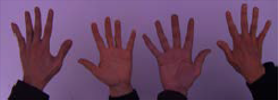
#> input picture VisionArtificial/TP1/white_patch/test_blue.png, 278 x 100 px; its folder holds only this picture in this run
$ jupyter execute TP1-Juan.ipynb
#> lines starting #> are read from the running program, lines starting #| are printed output that depends on the picture
# Ejercicio 1

Corrección de color de las imágenes en `./white_patch` usando un algoritmo *White Patch*

[cell 1]
import cv2
import os
import numpy as np
import matplotlib.pyplot as plt

def white_patch(img):
    """
    Aplica el algoritmo White Patch para corrección de balance de blancos.
    Normaliza cada canal al valor máximo posible (255).
    """
    img = img.astype(np.float32)
    max_vals = img.reshape(-1, 3).max(axis=0)  # valores máximos por canal
    max_vals[max_vals == 0] = 1  # evitar división por cero
    corrected = img / max_vals * 255
    return np.clip(corrected, 0, 255).astype(np.uint8)

def load_images_from_folder(folder):
    """Carga todas las imágenes de un directorio."""
#> called with folder = './white_patch'
    images = []
    filenames = []
    for filename in os.listdir(folder):
        path = os.path.join(folder, filename)
        if any(filename.lower().endswith(ext) for ext in ['.jpg', '.jpeg', '.png']):
            img = cv2.imread(path)
#> img is the input picture: shape (100, 278, 3); mean B, G, R 100.7, 69.5, 103
            if img is not None:
                img_rgb = cv2.cvtColor(img, cv2.COLOR_BGR2RGB)
                images.append(img_rgb)
                filenames.append(filename)
    return images, filenames

def show_images_side_by_side(originals, corrected, titles):
    """Muestra imágenes en dos columnas: original (izquierda) y corregida (derecha)."""
    n = len(originals)
    fig, axes = plt.subplots(nrows=n, ncols=2, figsize=(10, 4 * n))

    if n == 1:
        axes = [axes]  # caso especial de una sola imagen

    for i in range(n):
        # Imagen original
        axes[i][0].imshow(originals[i])
        axes[i][0].set_title(f"Original - {titles[i]}")
        axes[i][0].axis('off')

        # Imagen corregida
        axes[i][1].imshow(corrected[i])
        axes[i][1].set_title("Corregida (White-Patch)")
        axes[i][1].axis('off')

    plt.tight_layout()
    plt.show()

# === USO ===
folder_path = './white_patch'
originals, names = load_images_from_folder(folder_path)
#> originals = 1 item; names = ['test_blue.png']
corrected = [white_patch(img) for img in originals]
#> in white_patch, `max_vals = img.reshape(-1, 3).max(axis=0)`: max_vals = [165, 138, 200]
#> in white_patch, `corrected = img / max_vals * 255`:
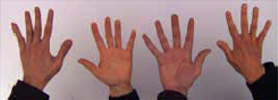
#> corrected: shape (100, 278, 3) float32; mean R, G, B 159.2, 128.4, 128.4
#> in white_patch, `return np.clip(corrected, 0, 255).astype(np.uint8)`:
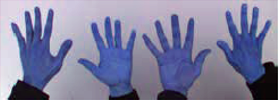
#> returned value: shape (100, 278, 3); mean of channels 0, 1, 2 158.8, 127.9, 127.9; drawn as B, G, R
#> corrected = 1 item

show_images_side_by_side(originals, corrected, names)
#> in show_images_side_by_side, `n = len(originals)`: n = 1
#> in show_images_side_by_side, `plt.show()`:
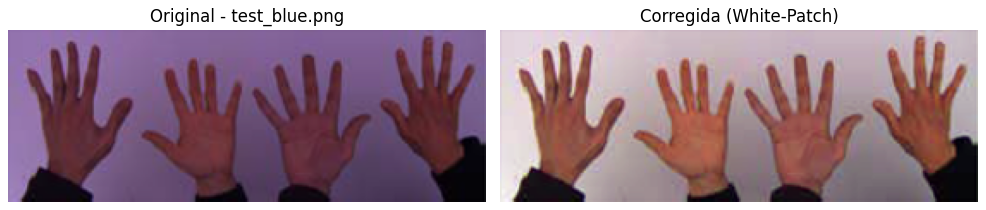
#> figure drawn by matplotlib, 2 panels

Se observa que el algoritmo funciona mejor cuando hay una referencia iluminada o que hubiera sido blanco originalmente antes de ser teñido por la luz para tomar una buena referencia de la corrección que se debe hacer. Cuando esta referencia no existe en la propia imagen el algoritmo no es capaz de compensar el canal de color más "oscuro".

# Ejercicio 2

Cargar y visualizar las imágenes `img1_tp.png` y `img2_tp.png` en escala de grises. Luego obtener el histograma de cada una ajustando la cantidad de bins con el criterio decidido.

[cell 2]
import cv2
import matplotlib.pyplot as plt
import numpy as np
import os

# === Cargar imágenes en escala de grises ===
img1 = cv2.imread('img1_tp.png', cv2.IMREAD_GRAYSCALE)
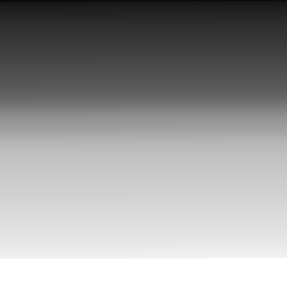
#> input picture VisionArtificial/TP1/img1_tp.png, 287 x 288 px
#> img1 is the input picture: shape (288, 287); min 2, max 255, mean 154.8
img2 = cv2.imread('img2_tp.png', cv2.IMREAD_GRAYSCALE)
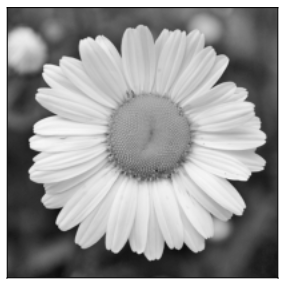
#> input picture VisionArtificial/TP1/img2_tp.png, 287 x 288 px
#> img2 is the input picture: shape (288, 287); min 2, max 255, mean 154.8

# === Mostrar las imágenes ===
fig, axs = plt.subplots(1, 2, figsize=(10, 5))
axs[0].imshow(img1, cmap='gray')
axs[0].set_title("Imagen 1 - Escala de grises")
axs[0].axis('off')

axs[1].imshow(img2, cmap='gray')
axs[1].set_title("Imagen 2 - Escala de grises")
axs[1].axis('off')
plt.tight_layout()
plt.show()

# === Función para calcular número óptimo de bins (criterio de Freedman-Diaconis) ===
def compute_fd_bins(data):
    data = data.ravel()
    q75, q25 = np.percentile(data, [75 ,25])
    iqr = q75 - q25
    if iqr == 0:
        return 256  # fallback si no hay dispersión
    bin_width = 2 * iqr / np.cbrt(len(data))  # fórmula FD
    bins = int(np.ceil((data.max() - data.min()) / bin_width))
    return min(bins, 256)

# === Calcular histograma con bins óptimos ===
bins1 = compute_fd_bins(img1)
#> in compute_fd_bins, `q75, q25 = np.percentile(data, [75 ,25])`: q75 = 219; q25 = 78
#> in compute_fd_bins, `iqr = q75 - q25`: iqr = 141
#> in compute_fd_bins, `bin_width = 2 * iqr / np.cbrt(len(data))`: bin_width = 6.47
#> in compute_fd_bins, `bins = int(np.ceil((data.max() - data.min()) / bin_width))`: bins = 40
#> bins1 = 40
bins2 = compute_fd_bins(img2)
#> bins2 = 40

# === Graficar histogramas ===
fig, axs = plt.subplots(1, 2, figsize=(12, 5))

axs[0].hist(img1.ravel(), bins=bins1, color='gray', edgecolor='black')
axs[0].set_title(f"Histograma Imagen 1 - {bins1} bins")
axs[0].set_xlabel("Intensidad")
axs[0].set_ylabel("Frecuencia")

axs[1].hist(img2.ravel(), bins=bins2, color='gray', edgecolor='black')
axs[1].set_title(f"Histograma Imagen 2 - {bins2} bins")
axs[1].set_xlabel("Intensidad")
axs[1].set_ylabel("Frecuencia")

plt.tight_layout()
plt.show()
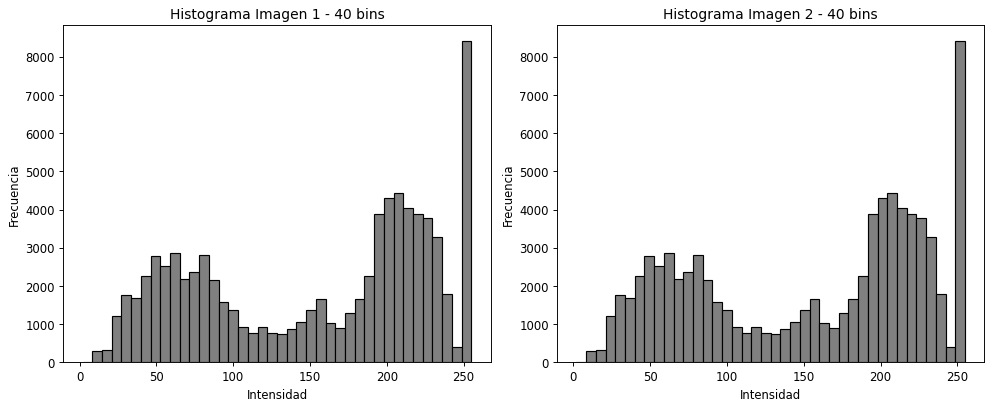
#> figure drawn by matplotlib, 2 panels; panel 1: tallest bar 8400 high, from x = 248.7 to 255; panel 2: tallest bar 8400 high, from x = 248.7 to 255
